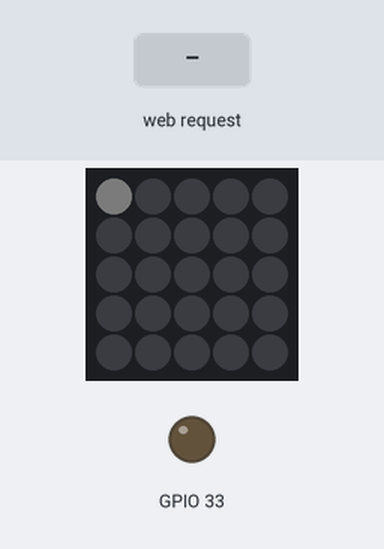
The sketch below on a simulated ESP32. Shown: 5×5 RGB LED matrix (first LED top left, wired row by row), output pins drawn as LEDs (lit = HIGH). The test bench sets the inputs (shaded band). Dim RGB values are drawn brighter than linear; what the sketch prints to the serial monitor is not drawn.

Above: at 1.2 s.
1.3 s: HTTP request GET /get/mx_ok received
At 2.6 s:
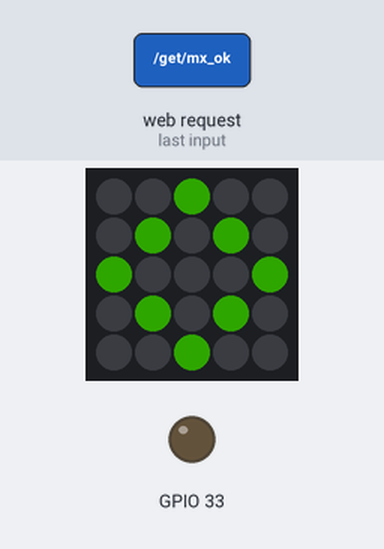
2.9 s: HTTP request GET /get/mx_ng received
At 3.6 s:
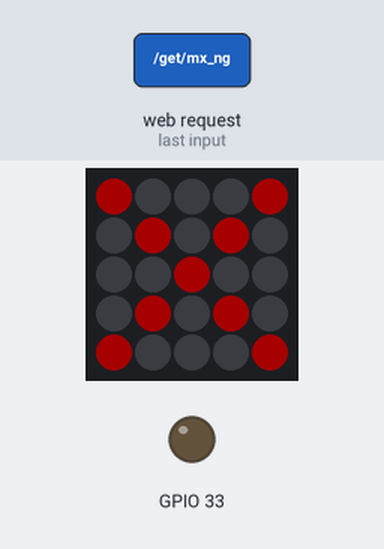
4.6 s: HTTP request GET /get/mx_off received
At 5.5 s:
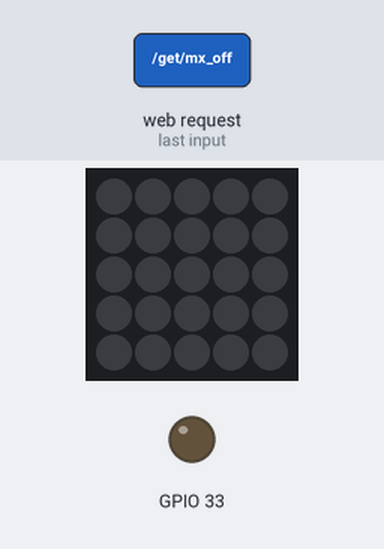
6.2 s: HTTP request GET /get/btn_on received
At 6.7 s:
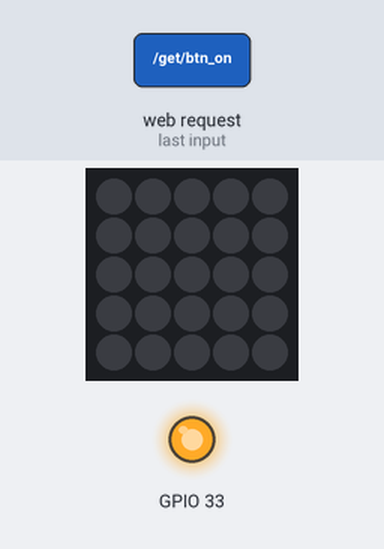
7.8 s: HTTP request GET /get/btn_off received
At 9.2 s:
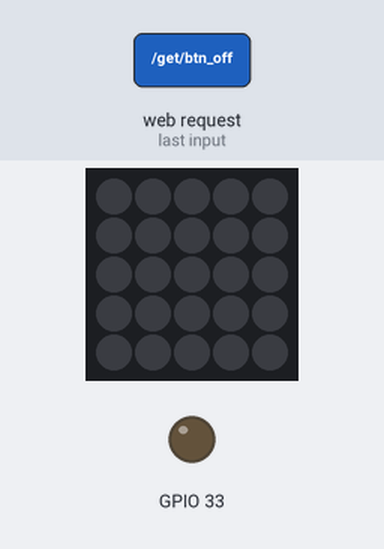
Timing chart, 0 to 10.4 s (numbered marks = the images above; inputs shaded):
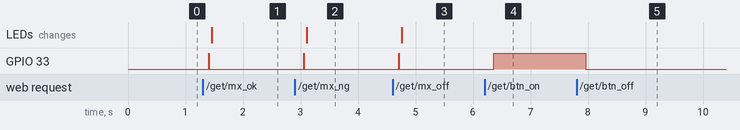

Measured:
- after the input at 1.3 s, GPIO 33: LOW → HIGH after 0.11 s, → LOW 0.01 s later; the LEDs: change after 0.16 s (image 1)
- after the input at 2.9 s, GPIO 33: LOW → HIGH after 0.16 s, → LOW 0.01 s later; the LEDs: change after 0.21 s (image 2)
- after the input at 4.6 s, GPIO 33: LOW → HIGH after 0.11 s, → LOW 0.01 s later; the LEDs: change after 0.16 s (image 3)
- after the input at 6.2 s, GPIO 33: LOW → HIGH after 0.16 s
- after the input at 7.8 s, GPIO 33: HIGH → LOW after 0.16 s

The sketch:

src.ino
```cpp
#include <M5Atom.h>
#include <WiFi.h>       //WiFi接続用
#include <WebServer.h>  //サーバー設定用

// アクセスポイント設定
const char ssid_AP[] = "ultimate-safety-plug";  //SSID
const char pass_AP[] = "prozemi-ie";  //パスワード(8文字以上)

// FastLEDライブラリの設定（CRGB構造体）
CRGB dispColor(uint8_t r, uint8_t g, uint8_t b) {
  return (CRGB)((r << 16) | (g << 8) | b);
}
// LEDマトリクス表示指定配列（0:消灯、1以上：色指定配列で指定した色に指定（color配列1次要素番号））
int ok[5][5] = {{0,0,3,0,0},
                    {0,3,0,3,0},
                    {3,0,0,0,3},
                    {0,3,0,3,0},
                    {0,0,3,0,0}}; //十字と4色表示

int ng[5][5] =     {{1,0,0,0,1},
                    {0,1,0,1,0},
                    {0,0,1,0,0},
                    {0,1,0,1,0},
                    {1,0,0,0,1}}; //十字と4色表示

int off[5][5] =    {{0,0,0,0,0},
                    {0,0,0,0,0},
                    {0,0,0,0,0},
                    {0,0,0,0,0},
                    {0,0,0,0,0}}; //十字と4色表示

// 色指定配列（1次要素を色番号として表示する色を2次要素の3原色{赤、緑、青}で設定）
//       LED色： {{0:消灯}  , {1:ピンク}   , {2:オレンジ}  , {3:グリーン} , {4:パープル}  , {5:ホワイト}}
int color[][3] = {{0, 0, 0}, {255, 0, 00}, {255, 255, 0}, {70, 255, 0}, {70, 0, 255}, {255, 255, 255}};

// 変数宣言
int num = 0;  //matrix配列の色番号格納用


// サーバー設定ポート80で接続
WebServer server(80);
// htmlメイン画面データ（「"」は「\"」に置き換え、htmlの改行は「\n」、コードの改行は「\」）
char html[] = "\
<!DOCTYPE html><html lang=\"jp\"><head>\n\
<meta charset=\"UTF-8\"><meta name=\"viewport\" content=\"width=device-width, initial-scale=1.0\">\n\
<title>アルティメットセーフティプラグ</title>\n\
</head><body>\n\
  <h1>アルティメットセーフティプラグ遠隔操作</h1>\n\
  <div>\n\
    <button style=\"height:50px\" onclick=\"location.href='/get/btn_on'\">ブザーオン</button>\n\
    <button style=\"height:50px\" onclick=\"location.href='/get/btn_off'\">ブザーオフ</button>\n\
    <br/>\n\
    <button style=\"height:50px\" onclick=\"location.href='/get/mx_ok'\">マトリクスOK</button>\n\
    <button style=\"height:50px\" onclick=\"location.href='/get/mx_ng'\">マトリクスNG</button>\n\
    <button style=\"height:50px\" onclick=\"location.href='/get/mx_off'\">マトリクス消灯</button>\n\
  </div>\n\
</body></html>\n";


//-------------------------------------------------
// サーバーリクエスト時処理関数
//-------------------------------------------------
// ルートアクセス時の応答関数
void handleRoot() {
  server.send(200, "text/html", html);  //レスポンス200を返しhtml送信
}
// エラー（Webページが見つからない）時の応答関数
void handleNotFound() {
  server.send(404, "text/plain", "404 Not Found!");  //text送信
}
// ブラウザONボタン処理
void btnOn() {
  digitalWrite(33, HIGH);                   //出力0 ON（青色LED）
  server.send(200, "text/html", html);  //レスポンス200を返しhtml送信
}
// ブラウザOFFボタン処理
void btnOff() {
  digitalWrite(33, LOW);                    //出力0 OFF（青色LED）
  server.send(200, "text/html", html);  //レスポンス200を返しhtml送信
}

void mx_ok() {
  drawMatrix(ok);
  server.send(200, "text/html", html);  //レスポンス200を返しhtml送信
}
void mx_ng() {
  drawMatrix(ng);
  server.send(200, "text/html", html);  //レスポンス200を返しhtml送信
}
void mx_off() {
  drawMatrix(off);
  server.send(200, "text/html", html);  //レスポンス200を返しhtml送信
}

// マトリクス描画処理
void drawMatrix(int matrix[5][5]){
  digitalWrite(33, HIGH);
  delay(10);
  digitalWrite(33, LOW);
  for (int i = 0; i < 5; i++) {     //matrix行ループ
    for (int j = 0; j < 5; j++) {   //matrix列ループ

      num = matrix[i][j];           //matrix配列の色番号取得
      //matrix行ごと（0,5,10,15,20）に左から右へ色番号の色で表示
      M5.dis.drawpix(i*5+j, dispColor(color[num][0], color[num][1], color[num][2]));
      M5.dis.setBrightness(255);

    }
  }
}

//-------------------------------------------------
// 初期設定
//-------------------------------------------------
void setup() {
  M5.begin(true, false, true);    //Serial,POWER,LED
  Serial.begin(9600);             //標準のシリアル通信設定

  // アクセスポイント設定
  WiFi.softAP(ssid_AP, pass_AP);  //ソフトAP設定

  // サーバー設定
  server.on("/", handleRoot);         //ルートアクセス時の応答関数を設定
  server.onNotFound(handleNotFound);  //Webページが見つからない時の応答関数を設定
  server.on("/get/btn_on", btnOn);    //ボタンオン受信処理
  server.on("/get/btn_off", btnOff);  //ボタンオフ受信処理
  server.on("/get/mx_ok", mx_ok);  //ボタンオフ受信処理
  server.on("/get/mx_ng", mx_ng);  //ボタンオフ受信処理
  server.on("/get/mx_off", mx_off);  //ボタンオフ受信処理
  server.begin();                     //Webサーバー開始

  // シリアル出力
  Serial.printf("\nSSID:%s\n", ssid_AP);//SSID
  Serial.printf("PASS:%s\n", pass_AP);  //PASSWORD
  Serial.print("IP address: ");
  Serial.println(WiFi.softAPIP());      //IPアドレス（配列）

  // 本体LED設定
  M5.dis.drawpix(0, dispColor(20, 20, 20)); //LED点灯（白）
  // 入出力端子設定
  pinMode(33, OUTPUT);  //出力端子
}
//-------------------------------------------------
// メイン
//-------------------------------------------------
void loop() {
  server.handleClient();  //クライアントからのアクセス確認
  delay(200);             //遅延時間（ms）
}
```
